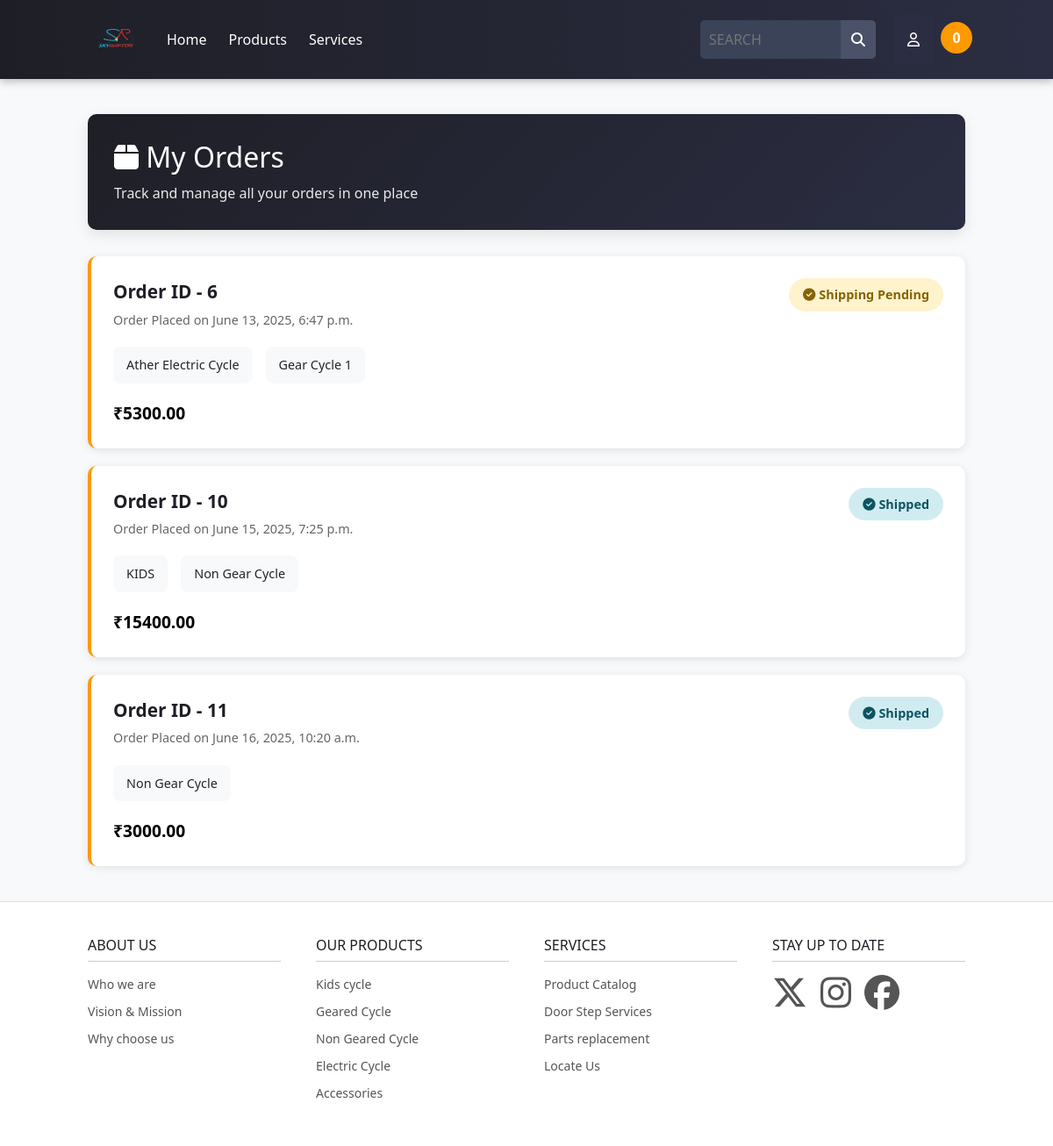
The page /user_order/ (signed in) on the database its author committed.
### payment/models.py (models this page shows, shortened)
class Order(models.Model):
    user = models.ForeignKey(User, on_delete=models.CASCADE, null=True, blank=True)
    full_name = models.CharField(max_length=255)
    phone = models.CharField(max_length=13)
    address = models.TextField(max_length=255)
    amount_paid = models.DecimalField(max_digits=10, decimal_places=2)
    date_ordered = models.DateTimeField(auto_now_add=True)
    shipped = models.BooleanField(default=False)
    date_shipped = models.DateTimeField(null=True, blank=True)

class OrderItem(models.Model):
    user = models.ForeignKey(User, on_delete=models.CASCADE, null=True)
    order = models.ForeignKey(Order, on_delete=models.CASCADE, null=True)
    product = models.ForeignKey(Product, on_delete=models.CASCADE, null=True)
    quantity = models.PositiveBigIntegerField(default=1)
    price = models.DecimalField(max_digits=10, decimal_places=2)

### skyraptor/models.py (models this page shows, shortened)
class Product(models.Model):
    name = models.CharField(max_length=255)
    description = models.TextField()
    price = models.DecimalField(max_digits=10, decimal_places=2)
    Category = models.ForeignKey(Category, on_delete=models.CASCADE, default=1)
    image = models.ImageField(upload_to='uploads/product/')

### skyraptor/views.py (the view)
# urls.py: path('user_order/', views.user_order, name='user_order'),
def user_order(request):
    if request.user.is_authenticated:
        orders = Order.objects.filter(user=request.user)
        order_items = OrderItem.objects.filter(order__in=orders)
        return render(request, 'html/user_order.html', {'orders': orders, 'order_items': order_items})
    else:
        messages.success(request, 'You need to be logged in to view your orders')
        return redirect('home')

### cart/cart.py (called while the page is built)
    def __len__(self):
        return len(self.cart)

### cart/context_processors.py (called while the page is built)
def cart(request):
    return {'cart': Cart(request)}

### skyraptor/templates/html/user_order.html (shortened to what this page needs)
{% load static %}
<!DOCTYPE html>
<html lang="en">
<head>
    <link rel="stylesheet" href="{% static 'css/user_order.css' %}">
    <link href="https://cdn.jsdelivr.net/npm/bootstrap@5.3.6/dist/css/bootstrap.min.css" rel="stylesheet"
>
</head>
<body>
    <nav class="main-nav">
        <div class="nav-left">
            <a href="#" class="logo">
                <img src="{% static 'img/logo.png' %}" alt="Logo" style="height: 50px; width: 65px">
            </a>
            <ul class="main-menu">
                <li><a href="{% url 'home' %}">Home</a></li>
                <li class="has-megamenu">
                    <a href="{% url 'products' %}">Products</a>
                </li>
                <li class="has-megamenu">
                    <a href="#">Services</a>
                </li>
            </ul>
        </div>
        <div class="nav-right">
            <form method="get" action="{% url 'products' %}">
                <div class="search-box">
                    <input type="text" name="q" placeholder="SEARCH" value="{{ request.GET.q }}">
                    <button type="submit">
                        <i class="fa-solid fa-magnifying-glass"></i>
                    </button>
                </div>
            </form>
            <div class="dropdown">
                <button class="dropbtn"><i class="fa-regular fa-user"></i></button>
            </div>
            <a href="{% url 'cart_summary' %}">
                <span class="cart-count" id="cart_quantity">{{ cart|length }}</span>
            </a>
        </div>
    </nav>
    <div class="orders-container">
        <div class="orders-header">
            <h1><i class="fa-solid fa-box"></i> My Orders</h1>
            <p style="margin: 10px 0 0 0; opacity: 0.9;">Track and manage all your orders in one place</p>
        </div>
        <div class="orders-list">
            {% for order in orders %}
            <div class="order-card-wrapper" data-url="{% url 'home_order_views' order.id %}">
                <div class="order-card">
                    <div class="order-card-header">
                        <div>
                            <div class="order-id">Order ID - {{ order.id }}</div>
                            <div class="order-date">Order Placed on {{ order.date_ordered }}</div>
                        </div>
                        {% if order.shipped %}
                        <div class="order-status status-shipped">
                            <i class="fa-solid fa-check-circle"></i> Shipped
                        </div>
                        {% else %}
                        <div class="order-status status-processing">
                            <i class="fa-solid fa-check-circle"></i> Shipping Pending
                        </div>
                        {% endif %}
                    </div>
                    <div class="order-items-preview">
                        {% for item in order_items %}
                        {% if item.order.id == order.id %}
                        <div class="item-preview">
                            <span>{{ item.product.name }}</span>
                        </div>
                        {% endif %}
                        {% endfor %}
                    </div>
                    <div class="order-summary-row">
                        <div class="order-total">₹{{ order.amount_paid }}</div>
                    </div>
                </div>
            </div>
            {% endfor %}
        </div>
    </div>
    <footer class="main-footer">
        <div class="footer-container">
            <div class="footer-links">
                <h3>ABOUT US</h3>
                <ul>
                    <li><a href="#">Who we are</a></li>
                    <li><a href="#">Vision & Mission</a></li>
                    <li><a href="#">Why choose us</a></li>
                </ul>
            </div>
            <div class="footer-links">
                <h3>OUR PRODUCTS</h3>
                <ul>
                    <li><a href="{% url 'category' 'Kids' %}">Kids cycle</a></li>
                    <li><a href="{% url 'category' 'Gear' %}">Geared Cycle</a></li>
                    <li><a href="{% url 'category' 'Non-Gear' %}">Non Geared Cycle</a></li>
                    <li><a href="{% url 'category' 'Electric' %}">Electric Cycle</a></li>
                    <li><a href="{% url 'category' 'Accessories' %}">Accessories</a></li>
                </ul>
            </div>
            <div class="footer-links">
                <h3>SERVICES</h3>
                <ul>
                    <li><a href="#">Product Catalog</a></li>
                    <li><a href="#">Door Step Services</a></li>
                    <li><a href="#">Parts replacement</a></li>
                    <li><a href="#">Locate Us</a></li>
                </ul>
            </div>
            <div class="footer-links">
                <h3>STAY UP TO DATE</h3>
                <ul class="social-icons">
                    <li><a href="https://x.com" target="_blank" aria-label="X">
                            <i class="fa-brands fa-x-twitter"></i>
                        </a></li>
                    <li><a href="https://instagram.com" target="_blank" aria-label="Instagram">
                            <i class="fa-brands fa-instagram"></i>
                        </a></li>
                    <li><a href="https://facebook.com" target="_blank" aria-label="Facebook">
                            <i class="fa-brands fa-facebook"></i>
                        </a></li>
                </ul>
            </div>
        </div>
    </footer>
</body>
</html>

### rows shown on the page
Order: id "6", date_ordered "June 13, 2025, 6:47 p.m.", shipped False (drawn), amount_paid "5300.00"
OrderItem: product.name "Ather Electric Cycle"
OrderItem: product.name "Gear Cycle 1"
Order: id "10", date_ordered "June 15, 2025, 7:25 p.m.", shipped True (drawn), amount_paid "15400.00"
OrderItem: product.name "KIDS"
OrderItem: product.name "Non Gear Cycle"
Order: id "11", date_ordered "June 16, 2025, 10:20 a.m.", shipped True (drawn), amount_paid "3000.00"
OrderItem: product.name "Non Gear Cycle"

### other values the page prints
{{ cart|length }} "0"
